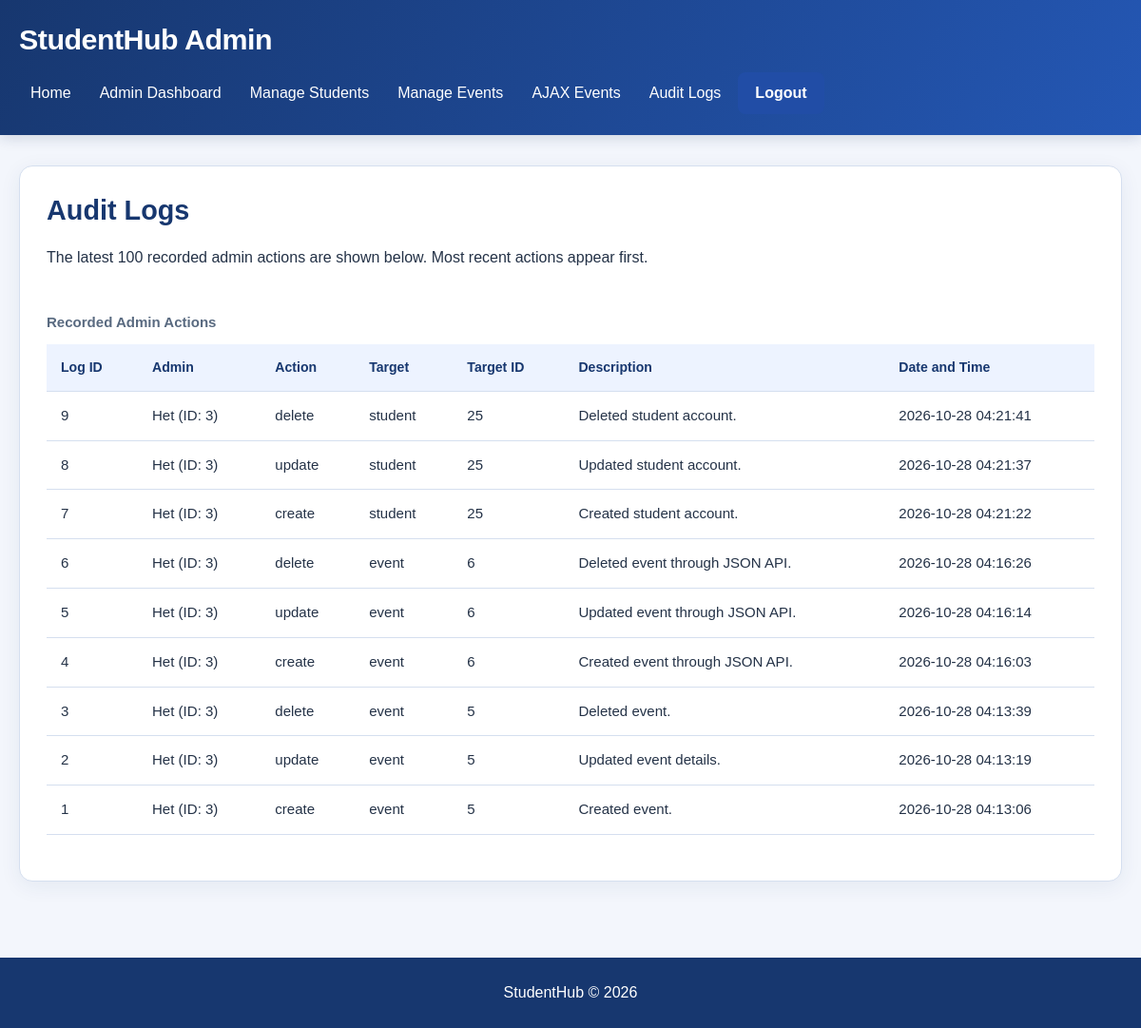
Page /pages/audit_logs.php (signed in) on the committed database.
### tables this page shows
CREATE TABLE `audit_logs` (
  `audit_id` bigint(20) UNSIGNED NOT NULL,
  `actor_id` int(10) UNSIGNED DEFAULT NULL,
  `action` varchar(50) NOT NULL,
  `target_type` varchar(30) NOT NULL,
  `target_id` int(10) UNSIGNED DEFAULT NULL,
  `description` varchar(255) NOT NULL,
  `created_at` timestamp NOT NULL DEFAULT current_timestamp()
);

CREATE TABLE `students` (
  `student_id` int(10) UNSIGNED NOT NULL,
  `full_name` varchar(100) NOT NULL,
  `email` varchar(254) NOT NULL,
  `mobile` varchar(10) NOT NULL,
  `password_hash` varchar(255) NOT NULL,
  `course` varchar(10) NOT NULL,
  `year` tinyint(3) UNSIGNED NOT NULL,
  `gender` enum('Male','Female','Other') NOT NULL,
  `created_at` timestamp NOT NULL DEFAULT current_timestamp(),
  `role` enum('student','admin') NOT NULL DEFAULT 'student',
  `last_login` datetime DEFAULT NULL
);

### pages/audit_logs.php (the view, shortened to what this page needs)
<?php
require_once __DIR__ . "/../php/db_mysqli.php";
function auditText($value)
{
    return htmlspecialchars(
        (string) $value,
        ENT_QUOTES,
        "UTF-8"
    );
}
$logs = [];
$error = "";
try {
    $stmt = $conn->prepare(
        "SELECT a.audit_id,
                a.actor_id,
                s.full_name AS actor_name,
                a.action,
                a.target_type,
                a.target_id,
                a.description,
                a.created_at
         FROM audit_logs AS a
         LEFT JOIN students AS s
             ON a.actor_id = s.student_id
         ORDER BY a.created_at DESC, a.audit_id DESC
         LIMIT 100"
    );
    $stmt->execute();
    $result = $stmt->get_result();
    while ($row = $result->fetch_assoc()) {
        $logs[] = $row;
    }
} catch (mysqli_sql_exception $e) {
    error_log($e->getMessage());
    http_response_code(500);
    $error = "Unable to load audit logs. Please try again.";
}
?>
<!DOCTYPE html>
<html lang="en">
<head>
    <link rel="stylesheet" href="../css/style.css">
</head>
<body>
<header>
    <h1>StudentHub Admin</h1>
    <?php require __DIR__ . "/../php/menu.php"; ?>
</header>
<main>
    <section>
        <h2>Audit Logs</h2>
        <p>
            The latest 100 recorded admin actions are shown below.
            Most recent actions appear first.
        </p>
        <?php if ($error !== "") { ?>
            <p role="alert"><?= auditText($error) ?></p>
        <?php } elseif (empty($logs)) { ?>
            <p>No audit entries found.</p>
        <?php } else { ?>
            <div style="overflow-x: auto;">
                <table>
                    <caption>Recorded Admin Actions</caption>
                    <thead>
                        <tr>
                            <th scope="col">Log ID</th>
                            <th scope="col">Admin</th>
                            <th scope="col">Action</th>
                            <th scope="col">Target</th>
                            <th scope="col">Target ID</th>
                            <th scope="col">Description</th>
                            <th scope="col">Date and Time</th>
                        </tr>
                    </thead>
                    <tbody>
                        <?php foreach ($logs as $log) { ?>
                            <tr>
                                <td>
                                    <?= auditText($log["audit_id"]) ?>
                                </td>
                                <td>
                                    <?php if ($log["actor_id"] === null) { ?>
                                        Deleted admin account
                                    <?php } else { ?>
                                        <?= auditText($log["actor_name"]) ?>
                                        (ID:
                                        <?= auditText($log["actor_id"]) ?>)
                                    <?php } ?>
                                </td>
                                <td>
                                    <?= auditText($log["action"]) ?>
                                </td>
                                <td>
                                    <?= auditText($log["target_type"]) ?>
                                </td>
                                <td>
                                    <?= auditText($log["target_id"]) ?>
                                </td>
                                <td>
                                    <?= auditText($log["description"]) ?>
                                </td>
                                <td>
                                    <?= auditText($log["created_at"]) ?>
                                </td>
                            </tr>
                        <?php } ?>
                    </tbody>
                </table>
            </div>
        <?php } ?>
    </section>
</main>
<footer>
    <p>StudentHub &copy; 2026</p>
</footer>
</body>
</html>

### php/menu.php (shortened to what this page needs)
<?php
$menuRole = $_SESSION["role"] ?? "";
?>
<nav aria-label="Main Navigation">
    <a href="../index.html">Home</a>
    <?php if ($menuRole === "admin") { ?>
        <a href="admin.php">Admin Dashboard</a>
        <a href="students.php">Manage Students</a>
        <a href="manage_events.php">Manage Events</a>
        <a href="ajax_events.php">AJAX Events</a>
        <a href="audit_logs.php">Audit Logs</a>
    <?php } elseif ($menuRole === "student") { ?>
        <a href="dashboard.php">Student Dashboard</a>
        <a href="profile.html">Profile</a>
        <a href="events.html">Events</a>
    <?php } ?>
    <?php if (in_array($menuRole, ["admin", "student"], true)) { ?>
        <form action="../php/logout.php" method="POST">
            <button type="submit">Logout</button>
        </form>
    <?php } else { ?>
        <a href="login.html">Login</a>
        <a href="register.html">Register</a>
    <?php } ?>
</nav>

### css/style.css (style rules this page uses)
:root { --background: #f3f6fc; --surface: #ffffff; --surface-soft: #edf3ff; --text: #243247; --muted: #596a80; --primary: #214da6; --primary-hover: #183c85; --heading: #17376f; --border: #d5dfef; --focus: #5480db; --success: #216b3b; --error: #b42332; --radius: 14px; --shadow: 0 5px 22px rgba(24, 54, 105, 0.07); }
* { box-sizing: border-box; margin: 0; padding: 0; }
html { scroll-behavior: smooth; }
body { min-height: 100vh; display: flex; flex-direction: column; font-family: Arial, Helvetica, sans-serif; font-size: 16px; line-height: 1.65; background: var(--background); color: var(--text); transition: background-color 0.2s, color 0.2s; }
button, input, select, textarea { font: inherit; }
a { color: var(--primary); text-underline-offset: 3px; }
p { margin-bottom: 12px; }
h1, h2, h3, h4 { line-height: 1.3; overflow-wrap: anywhere; }
h2 { color: var(--heading); font-size: clamp(1.4rem, 3vw, 1.8rem); margin-bottom: 18px; }
:where(a, button, input, select, textarea):focus-visible { outline: 3px solid var(--focus); outline-offset: 3px; }
header { background: linear-gradient(120deg, #17376f, #2457b4); color: #ffffff; padding: 22px max(20px, calc((100% - 1200px) / 2)); box-shadow: 0 3px 14px rgba(16, 39, 81, 0.16); }
header h1 { color: #ffffff; font-size: clamp(1.5rem, 3vw, 1.9rem); letter-spacing: -0.5px; }
header > h1 { margin-bottom: 14px; }
header nav { display: flex; align-items: center; flex-wrap: wrap; gap: 6px; }
header nav a { display: inline-flex; align-items: center; justify-content: center; min-height: 42px; padding: 8px 12px; color: #ffffff; text-decoration: none; border-radius: 8px; transition: background-color 0.2s; }
header nav form { width: auto; max-width: none; margin: 0; }
header nav button { margin: 0; }
main { width: 100%; max-width: 1240px; flex: 1; margin: 0 auto; padding: 32px 20px; }
main > section, .dashboard-content { background: var(--surface); padding: 28px; margin-bottom: 24px; border: 1px solid var(--border); border-radius: var(--radius); box-shadow: var(--shadow); min-width: 0; }
button, .button, .btn { display: inline-flex; align-items: center; justify-content: center; gap: 6px; min-height: 42px; padding: 10px 17px; background: var(--primary); color: #ffffff; border: 1px solid transparent; border-radius: 8px; font-weight: 600; line-height: 1.4; text-decoration: none; text-align: center; cursor: pointer; transition: background-color 0.2s, box-shadow 0.2s; }
form { width: 100%; max-width: 680px; margin: 18px auto; }
form > button { margin: 6px 8px 6px 0; }
table { width: 100%; margin: 20px 0; border-collapse: collapse; background: var(--surface); font-size: 0.94rem; }
caption { padding: 10px 0; text-align: left; color: var(--muted); font-weight: 600; }
th, td { padding: 13px 15px; text-align: left; vertical-align: middle; border-bottom: 1px solid var(--border); }
th { background: var(--surface-soft); color: var(--heading); font-size: 0.88rem; font-weight: 700; }
td { overflow-wrap: anywhere; }
footer { margin-top: 24px; padding: 24px 20px; background: #17376f; color: #ffffff; text-align: center; }
footer p { margin: 0; }

### rows in the picture
audit_logs: audit_id "9", actor.full_name "Het", actor "3", action "delete", target_type "student", target "25", description "Deleted student account.", created_at "2026-10-28 04:21:41"
audit_logs: audit_id "8", actor.full_name "Het", actor "3", action "update", target_type "student", target "25", description "Updated student account.", created_at "2026-10-28 04:21:37"
audit_logs: audit_id "7", actor.full_name "Het", actor "3", action "create", target_type "student", target "25", description "Created student account.", created_at "2026-10-28 04:21:22"
audit_logs: audit_id "6", actor.full_name "Het", actor "3", action "delete", target_type "event", target "6", description "Deleted event through JSON API.", created_at "2026-10-28 04:16:26"
audit_logs: audit_id "5", actor.full_name "Het", actor "3", action "update", target_type "event", target "6", description "Updated event through JSON API.", created_at "2026-10-28 04:16:14"
audit_logs: audit_id "4", actor.full_name "Het", actor "3", action "create", target_type "event", target "6", description "Created event through JSON API.", created_at "2026-10-28 04:16:03"
audit_logs: audit_id "3", actor.full_name "Het", actor "3", action "delete", target_type "event", target "5", description "Deleted event.", created_at "2026-10-28 04:13:39"
audit_logs: audit_id "2", actor.full_name "Het", actor "3", action "update", target_type "event", target "5", description "Updated event details.", created_at "2026-10-28 04:13:19"
audit_logs: audit_id "1", actor.full_name "Het", actor "3", action "create", target_type "event", target "5", description "Created event.", created_at "2026-10-28 04:13:06"
